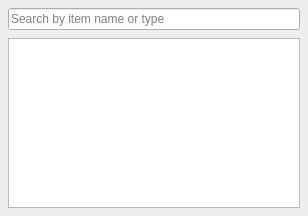
<?xml version="1.0" encoding="UTF-8"?>
<ui version="4.0">
 <class>quick_switcher</class>
 <widget class="QDialog" name="quick_switcher">
  <property name="windowModality">
   <enum>Qt::ApplicationModal</enum>
  </property>
  <property name="geometry">
   <rect>
    <x>0</x>
    <y>0</y>
    <width>308</width>
    <height>216</height>
   </rect>
  </property>
  <property name="windowTitle">
   <string>Quick open item</string>
  </property>
  <property name="windowIcon">
   <iconset theme="forward">
    <normaloff/>
   </iconset>
  </property>
  <layout class="QVBoxLayout" name="verticalLayout">
   <property name="spacing">
    <number>8</number>
   </property>
   <property name="margin">
    <number>8</number>
   </property>
   <item>
    <widget class="QLineEdit" name="filter_line_edit">
     <property name="placeholderText">
      <string>Search by item name or type</string>
     </property>
    </widget>
   </item>
   <item>
    <widget class="QListWidget" name="items_list_widget"/>
   </item>
  </layout>
 </widget>
 <resources/>
 <connections/>
</ui>
